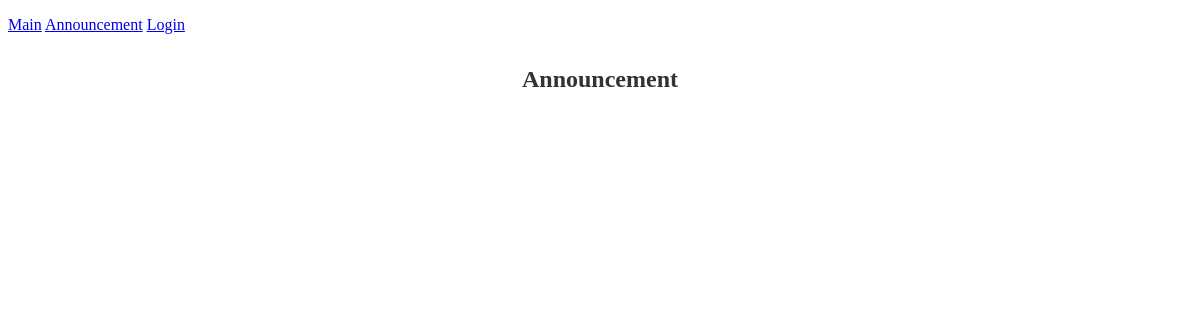
Before: /announcement/ with the older database file.
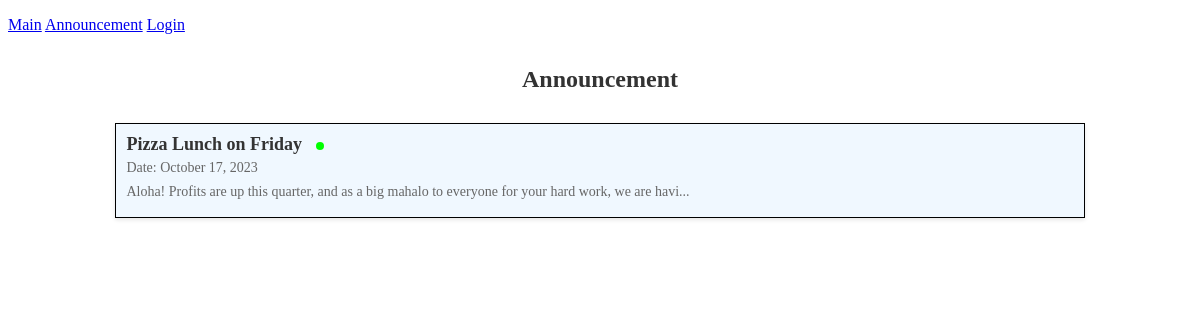
After: the same page with the newer database file.
### main/models.py (models this page shows, shortened)
class Announcement(models.Model):
    title = models.CharField(max_length=255)
    author = models.CharField(max_length=255, default="Management")
    date_added = models.DateTimeField(auto_now_add=True)
    content = models.TextField()
    read = models.BooleanField(default=False)

### main/views.py (the view)
# urls.py: path('announcement/', views.announcement, name='announcement'),
def announcement(request):
    sort_by = request.GET.get('sort_by', '-date_added')  # Default to sorting by date
    announcements = Announcement.objects.all().order_by(sort_by)
    return render(request, 'main/announcement.html', {'announcements': announcements})

### main/templates/main/announcement.html
{% extends "main/base.html" %}
{% block content %}
<div class="announcement-list">
    <h1 class="announcement-heading">Announcement</h1>
    {% for announcement in announcements %}
    <div class="announcement">
        <a href="{% url 'main:announcement_detail' announcement.id %}" class="announcement-title">{{ announcement.title }}</a>
        <div class="read-status">
            {% if not announcement.read %}
                <span class="unread-circle"></span>
            {% endif %}
        </div>
        <p class="announcement-date">Date: {{ announcement.date_added | date:"F j, Y" }}</p>
        <p class="announcement-content">
            {% if announcement.content|length > 100 %}
                {{ announcement.content|slice:":100" }}...
            {% else %}
                {{ announcement.content }}
            {% endif %}
        </p>
    </div>
    {% endfor %}
</div>
{% endblock content %}

### main/templates/main/base.html (shortened to what this page needs)
{% load static %}
<!DOCTYPE html>
<html lang="en">
<head>
    <link rel="stylesheet" href="{% static 'style.css' %}">
</head>
<body>
    <p>
        <a href="{% url 'main:index' %}">Main</a>
        <a href="{% url 'main:announcement' %}">Announcement</a>
        {% if user.is_authenticated %}
            Hello, {{ user.username }}.
            <a href="{% url 'account:logout' %}">Logout</a>
        {% else %}
            <a href="{% url 'account:login' %}">Login</a>
        {% endif %}
    </p>
    {% block content %}{% endblock content %}
</body>
</html>

### main/static/style.css (style rules this page uses)
.announcement-list { display: flex; flex-direction: column; align-items: center; }
.announcement { background-color: AliceBlue; border: 1px solid black; padding: 10px; width: 80%; margin: 10px 0; box-shadow: 0 2px 4px rgba(0, 0, 0, 0.1); }
.announcement-title { font-size: 18px; font-weight: bold; text-decoration: none; color: #333; }
.read-status { display: inline; margin-left: 10px; }
.unread-circle { display: inline-block; width: 8px; height: 8px; background-color: #00FF00; border-radius: 50%; margin-right: 5px; }
.announcement-date, .announcement-content { font-size: 14px; color: #666; margin: 5px 0; }
.announcement-content { line-height: 1.5; }
.announcement-heading { font-size: 24px; color: #333; margin-bottom: 20px; }
h1 { font-size: 24px; color: #333; }

Changed rows visible on the page:
added Announcement: title "Pizza Lunch on Friday", read False (drawn), date_added "October 17, 2023", content "Aloha! Profits are up this quarter, and as a big mahalo to everyone for your hard work, we are havi"
